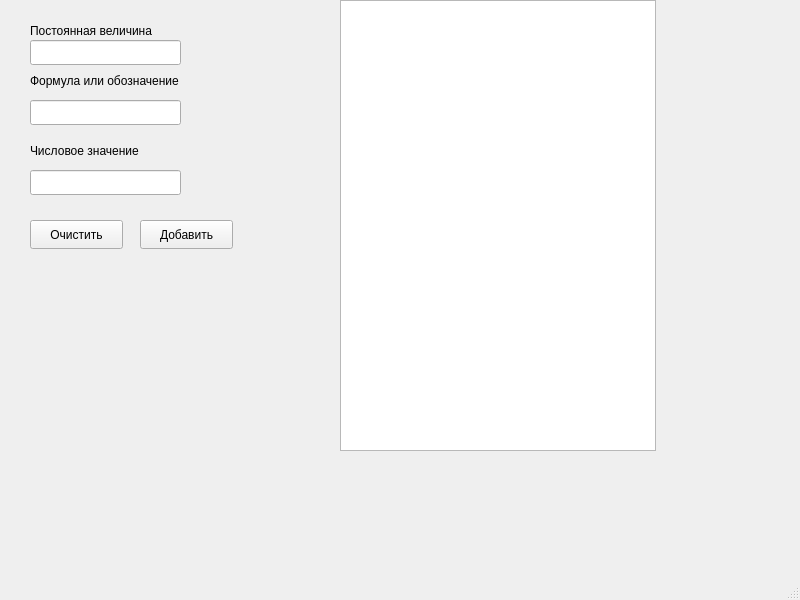
<?xml version="1.0" encoding="UTF-8"?>
<ui version="4.0">
 <class>MainWindow</class>
 <widget class="QMainWindow" name="MainWindow">
  <property name="geometry">
   <rect>
    <x>0</x>
    <y>0</y>
    <width>800</width>
    <height>600</height>
   </rect>
  </property>
  <property name="windowTitle">
   <string>MainWindow</string>
  </property>
  <widget class="QWidget" name="centralwidget">
   <widget class="QLabel" name="label">
    <property name="geometry">
     <rect>
      <x>30</x>
      <y>20</y>
      <width>321</width>
      <height>21</height>
     </rect>
    </property>
    <property name="text">
     <string>Постоянная величина</string>
    </property>
   </widget>
   <widget class="QLabel" name="label_2">
    <property name="geometry">
     <rect>
      <x>30</x>
      <y>70</y>
      <width>321</width>
      <height>21</height>
     </rect>
    </property>
    <property name="text">
     <string>Формула или обозначение</string>
    </property>
   </widget>
   <widget class="QLabel" name="label_3">
    <property name="geometry">
     <rect>
      <x>30</x>
      <y>140</y>
      <width>321</width>
      <height>21</height>
     </rect>
    </property>
    <property name="text">
     <string>Числовое значение</string>
    </property>
   </widget>
   <widget class="QLineEdit" name="constEdit">
    <property name="geometry">
     <rect>
      <x>30</x>
      <y>40</y>
      <width>151</width>
      <height>25</height>
     </rect>
    </property>
   </widget>
   <widget class="QLineEdit" name="formulaEdit">
    <property name="geometry">
     <rect>
      <x>30</x>
      <y>100</y>
      <width>151</width>
      <height>25</height>
     </rect>
    </property>
   </widget>
   <widget class="QLineEdit" name="valueEdit">
    <property name="geometry">
     <rect>
      <x>30</x>
      <y>170</y>
      <width>151</width>
      <height>25</height>
     </rect>
    </property>
   </widget>
   <widget class="QPushButton" name="pushButton">
    <property name="geometry">
     <rect>
      <x>30</x>
      <y>220</y>
      <width>93</width>
      <height>29</height>
     </rect>
    </property>
    <property name="text">
     <string>Очистить</string>
    </property>
   </widget>
   <widget class="QPushButton" name="pushButton_2">
    <property name="geometry">
     <rect>
      <x>140</x>
      <y>220</y>
      <width>93</width>
      <height>29</height>
     </rect>
    </property>
    <property name="text">
     <string>Добавить</string>
    </property>
   </widget>
   <widget class="QTableView" name="tableView">
    <property name="geometry">
     <rect>
      <x>340</x>
      <y>0</y>
      <width>316</width>
      <height>451</height>
     </rect>
    </property>
   </widget>
  </widget>
  <widget class="QMenuBar" name="menubar">
   <property name="geometry">
    <rect>
     <x>0</x>
     <y>0</y>
     <width>800</width>
     <height>26</height>
    </rect>
   </property>
  </widget>
  <widget class="QStatusBar" name="statusbar"/>
 </widget>
 <resources/>
 <connections/>
</ui>
